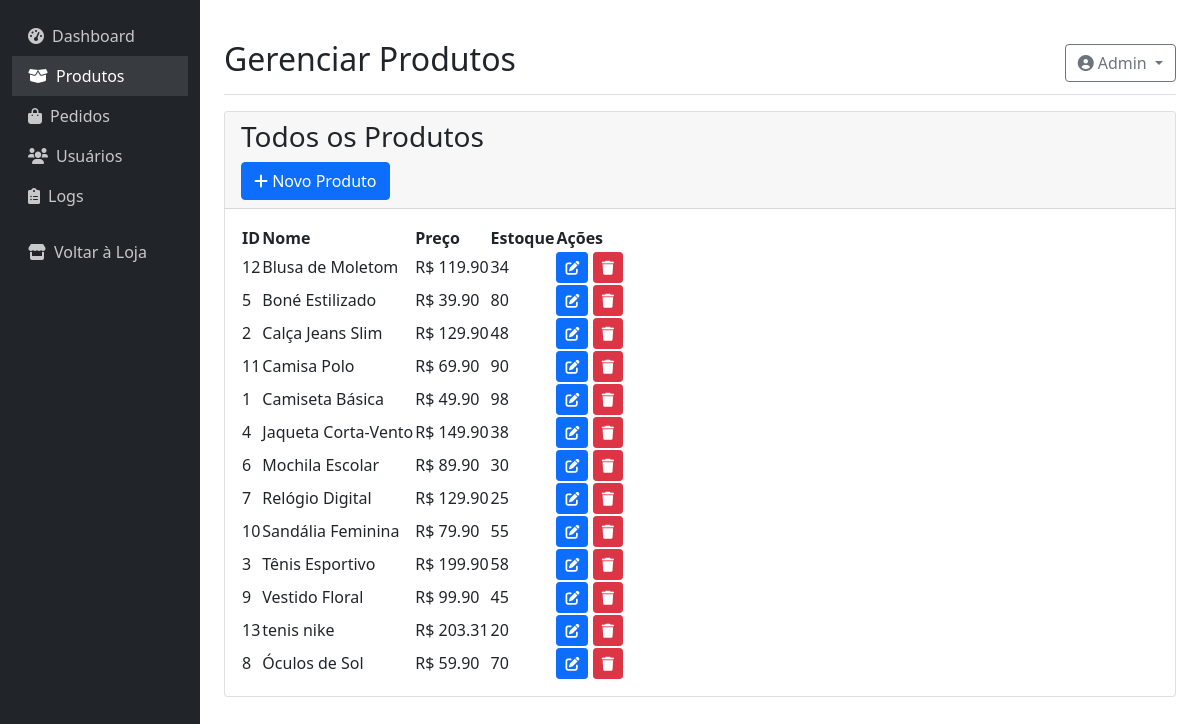
The page /admin/produtos (signed in) on the database its author committed.
### tables this page shows
CREATE TABLE produtos (
            id INTEGER PRIMARY KEY AUTOINCREMENT,
            nome TEXT NOT NULL,
            preco REAL NOT NULL,
            estoque INTEGER NOT NULL,
            descricao TEXT,
            imagem TEXT
        );

### app.py (the view)
@app.route('/admin/produtos')
@admin_required
def admin_produtos():
    conn = conectar_db()
    cursor = conn.cursor()
    cursor.execute('SELECT * FROM produtos ORDER BY nome')
    produtos = cursor.fetchall()
    conn.close()
    return render_template('admin/produtos.html', produtos=produtos)

### app.py (called while the page is built)
def conectar_db():
    return sqlite3.connect(DB_NAME)

def admin_required(f):
    @wraps(f)
    def decorated_function(*args, **kwargs):
        if 'usuario_id' not in session or not session.get('is_admin', False):
            flash('Acesso restrito a administradores', 'danger')
            return redirect(url_for('login'))
        return f(*args, **kwargs)
    return decorated_function

### templates/admin/produtos.html (shortened to what this page needs)
{% extends "admin/base.html" %}
{% block page_title %}Gerenciar Produtos{% endblock %}
{% block content %}
<div class="card">
    <div class="card-header">
        <h3 class="card-title">Todos os Produtos</h3>
        <a href="{{ url_for('novo_produto') }}" class="btn btn-primary">
            <i class="fas fa-plus"></i> Novo Produto
        </a>
    </div>
    <div class="card-body">
        <table class="admin-table">
            <thead>
                <tr>
                    <th>ID</th>
                    <th>Nome</th>
                    <th>Preço</th>
                    <th>Estoque</th>
                    <th>Ações</th>
                </tr>
            </thead>
            <tbody>
                {% for produto in produtos %}
                <tr>
                    <td>{{ produto[0] }}</td>
                    <td>{{ produto[1] }}</td>
                    <td>R$ {{ "%.2f"|format(produto[2]) }}</td>
                    <td>{{ produto[3] }}</td>
                    <td>
                        <a href="{{ url_for('editar_produto', id=produto[0]) }}" class="btn btn-sm btn-primary">
                            <i class="fas fa-edit"></i>
                        </a>
                        <form action="{{ url_for('excluir_produto', id=produto[0]) }}" method="POST" style="display: inline;">
                            <button type="submit" class="btn btn-sm btn-danger" onclick="return confirm('Tem certeza que deseja excluir este produto?')">
                                <i class="fas fa-trash"></i>
                            </button>
                        </form>
                    </td>
                </tr>
                {% endfor %}
            </tbody>
        </table>
    </div>
</div>
{% endblock %}

### templates/admin/base.html (shortened to what this page needs)
<!DOCTYPE html>
<html lang="pt-BR">
<head>
    <link href="https://cdn.jsdelivr.net/npm/bootstrap@5.1.3/dist/css/bootstrap.min.css" rel="stylesheet">
    <link rel="stylesheet" href="https://cdnjs.cloudflare.com/ajax/libs/font-awesome/6.0.0/css/all.min.css">
</head>
<body>
    <div class="container-fluid">
        <div class="row">
            <div class="col-md-3 col-lg-2 d-md-block sidebar collapse bg-dark">
                <div class="position-sticky pt-3">
                    <ul class="nav flex-column">
                        <li class="nav-item">
                            <a class="nav-link {% if request.endpoint == 'admin_dashboard' %}active{% endif %}"
                               href="{{ url_for('admin_dashboard') }}">
                                <i class="fas fa-tachometer-alt me-2"></i>Dashboard
                            </a>
                        </li>
                        <li class="nav-item">
                            <a class="nav-link {% if request.endpoint == 'admin_produtos' %}active{% endif %}"
                               href="{{ url_for('admin_produtos') }}">
                                <i class="fas fa-box-open me-2"></i>Produtos
                            </a>
                        </li>
                        <li class="nav-item">
                            <a class="nav-link {% if request.endpoint == 'admin_pedidos' %}active{% endif %}"
                               href="{{ url_for('admin_pedidos') }}">
                                <i class="fas fa-shopping-bag me-2"></i>Pedidos
                            </a>
                        </li>
                        <li class="nav-item">
                            <a class="nav-link {% if request.endpoint == 'admin_usuarios' %}active{% endif %}"
                               href="{{ url_for('admin_usuarios') }}">
                                <i class="fas fa-users me-2"></i>Usuários
                            </a>
                        </li>
                        <li class="nav-item">
                            <a class="nav-link {% if request.endpoint == 'admin_logs' %}active{% endif %}"
                               href="{{ url_for('admin_logs') }}">
                                <i class="fas fa-clipboard-list me-2"></i>Logs
                            </a>
                        </li>
                        <li class="nav-item mt-3">
                            <a class="nav-link" href="{{ url_for('home') }}">
                                <i class="fas fa-store me-2"></i>Voltar à Loja
                            </a>
                        </li>
                    </ul>
                </div>
            </div>
            <main class="col-md-9 ms-sm-auto col-lg-10 px-md-4 py-4">
                <div class="d-flex justify-content-between flex-wrap flex-md-nowrap align-items-center pt-3 pb-2 mb-3 border-bottom">
                    <h1 class="h2">{% block page_title %}Dashboard{% endblock %}</h1>
                    <div class="btn-toolbar mb-2 mb-md-0">
                        <div class="dropdown">
                            <button class="btn btn-outline-secondary dropdown-toggle" type="button" id="dropdownMenuButton" data-bs-toggle="dropdown">
                                <i class="fas fa-user-circle me-1"></i>{{ session.get('usuario_nome', 'Admin') }}
                            </button>
                        </div>
                    </div>
                </div>
                {% block content %}{% endblock %}
            </main>
        </div>
    </div>
</body>
</html>

### templates/admin/base.html (style rules this page uses)
.sidebar { min-height: 100vh; background: #343a40; }
.sidebar .nav-link { color: rgba(255, 255, 255, 0.75); }
.sidebar .nav-link:hover, .sidebar .nav-link.active { color: white; background: rgba(255, 255, 255, 0.1); }

### rows shown on the page
produtos: id "12", nome "Blusa de Moletom", preco "119.90", estoque "34"
produtos: id "5", nome "Boné Estilizado", preco "39.90", estoque "80"
produtos: id "2", nome "Calça Jeans Slim", preco "129.90", estoque "48"
produtos: id "11", nome "Camisa Polo", preco "69.90", estoque "90"
produtos: id "1", nome "Camiseta Básica", preco "49.90", estoque "98"
produtos: id "4", nome "Jaqueta Corta-Vento", preco "149.90", estoque "38"
produtos: id "6", nome "Mochila Escolar", preco "89.90", estoque "30"
produtos: id "7", nome "Relógio Digital", preco "129.90", estoque "25"
produtos: id "10", nome "Sandália Feminina", preco "79.90", estoque "55"
produtos: id "3", nome "Tênis Esportivo", preco "199.90", estoque "58"
produtos: id "9", nome "Vestido Floral", preco "99.90", estoque "45"
produtos: id "13", nome "tenis nike", preco "203.31", estoque "20"
produtos: id "8", nome "Óculos de Sol", preco "59.90", estoque "70"

### other values the page prints
{{ session.get('usuario_nome', 'Admin') }} "Admin"
